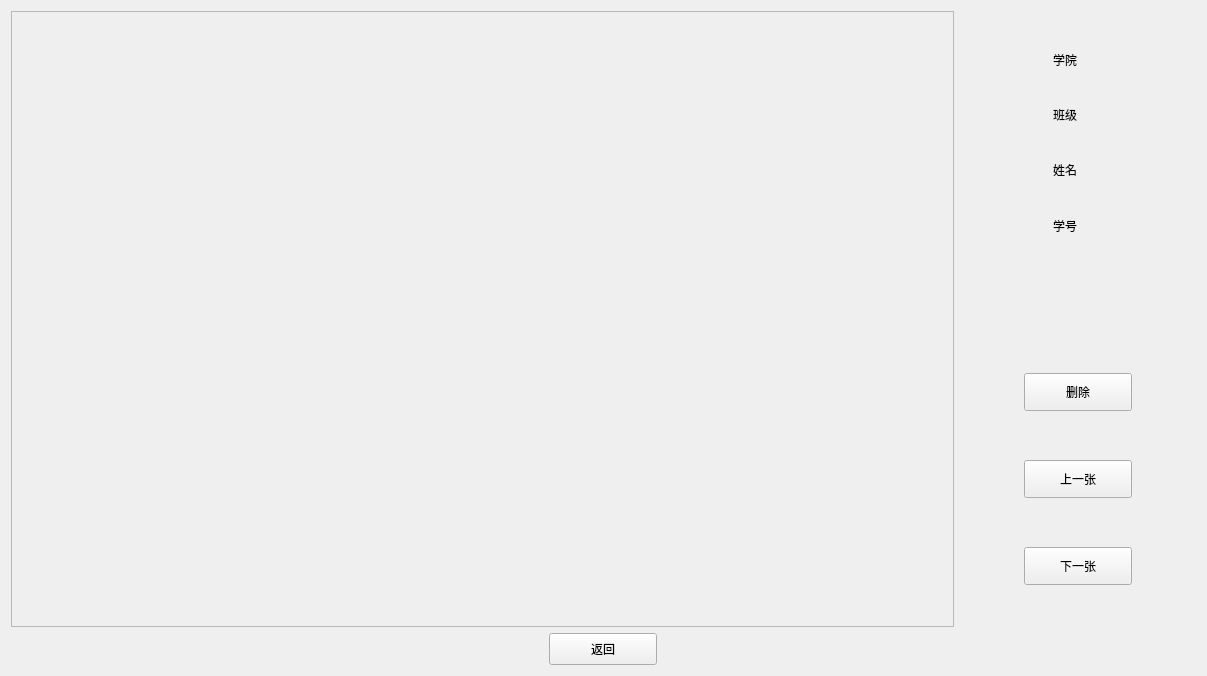
<?xml version="1.0" encoding="UTF-8"?>
<ui version="4.0">
 <class>Form</class>
 <widget class="QWidget" name="Form">
  <property name="geometry">
   <rect>
    <x>0</x>
    <y>0</y>
    <width>1207</width>
    <height>676</height>
   </rect>
  </property>
  <property name="sizePolicy">
   <sizepolicy hsizetype="Maximum" vsizetype="Preferred">
    <horstretch>0</horstretch>
    <verstretch>0</verstretch>
   </sizepolicy>
  </property>
  <property name="windowTitle">
   <string>Form</string>
  </property>
  <property name="styleSheet">
   <string notr="true">QLabel { width: 50px; qproperty-alignment: AlignCenter; }
QPushButton { min-width: 100px; min-height:30px  }</string>
  </property>
  <layout class="QVBoxLayout" name="verticalLayout_4">
   <item>
    <layout class="QVBoxLayout" name="verticalLayout_3">
     <item>
      <layout class="QHBoxLayout" name="horizontalLayout_8" stretch="8,2">
       <item>
        <widget class="QFrame" name="frame">
         <property name="frameShape">
          <enum>QFrame::StyledPanel</enum>
         </property>
         <property name="frameShadow">
          <enum>QFrame::Raised</enum>
         </property>
         <layout class="QVBoxLayout" name="verticalLayout_6" stretch="1,0">
          <item>
           <widget class="QLabel" name="label">
            <property name="sizePolicy">
             <sizepolicy hsizetype="Ignored" vsizetype="Ignored">
              <horstretch>0</horstretch>
              <verstretch>0</verstretch>
             </sizepolicy>
            </property>
            <property name="styleSheet">
             <string notr="true">QPushButton { min-width: 100px; }</string>
            </property>
            <property name="text">
             <string/>
            </property>
           </widget>
          </item>
          <item>
           <widget class="QLabel" name="current_index">
            <property name="minimumSize">
             <size>
              <width>30</width>
              <height>0</height>
             </size>
            </property>
            <property name="text">
             <string/>
            </property>
           </widget>
          </item>
         </layout>
        </widget>
       </item>
       <item>
        <layout class="QVBoxLayout" name="verticalLayout_2" stretch="0,1,0,0,0,1,0">
         <item>
          <spacer name="verticalSpacer_3">
           <property name="orientation">
            <enum>Qt::Vertical</enum>
           </property>
           <property name="sizeHint" stdset="0">
            <size>
             <width>20</width>
             <height>40</height>
            </size>
           </property>
          </spacer>
         </item>
         <item>
          <layout class="QVBoxLayout" name="verticalLayout_5" stretch="1,0,1,0,1,0,1,0">
           <property name="sizeConstraint">
            <enum>QLayout::SetMinimumSize</enum>
           </property>
           <item>
            <layout class="QHBoxLayout" name="horizontalLayout_12">
             <item>
              <widget class="QLabel" name="department">
               <property name="sizePolicy">
                <sizepolicy hsizetype="Maximum" vsizetype="Preferred">
                 <horstretch>0</horstretch>
                 <verstretch>0</verstretch>
                </sizepolicy>
               </property>
               <property name="minimumSize">
                <size>
                 <width>50</width>
                 <height>0</height>
                </size>
               </property>
               <property name="text">
                <string>学院</string>
               </property>
              </widget>
             </item>
            </layout>
           </item>
           <item>
            <spacer name="verticalSpacer_9">
             <property name="orientation">
              <enum>Qt::Vertical</enum>
             </property>
             <property name="sizeHint" stdset="0">
              <size>
               <width>20</width>
               <height>40</height>
              </size>
             </property>
            </spacer>
           </item>
           <item>
            <layout class="QHBoxLayout" name="horizontalLayout_11">
             <item>
              <widget class="QLabel" name="classname">
               <property name="sizePolicy">
                <sizepolicy hsizetype="Maximum" vsizetype="Preferred">
                 <horstretch>0</horstretch>
                 <verstretch>0</verstretch>
                </sizepolicy>
               </property>
               <property name="minimumSize">
                <size>
                 <width>50</width>
                 <height>0</height>
                </size>
               </property>
               <property name="text">
                <string>班级</string>
               </property>
              </widget>
             </item>
            </layout>
           </item>
           <item>
            <spacer name="verticalSpacer_10">
             <property name="orientation">
              <enum>Qt::Vertical</enum>
             </property>
             <property name="sizeHint" stdset="0">
              <size>
               <width>20</width>
               <height>40</height>
              </size>
             </property>
            </spacer>
           </item>
           <item>
            <layout class="QHBoxLayout" name="horizontalLayout_10">
             <item>
              <widget class="QLabel" name="name">
               <property name="sizePolicy">
                <sizepolicy hsizetype="Maximum" vsizetype="Preferred">
                 <horstretch>0</horstretch>
                 <verstretch>0</verstretch>
                </sizepolicy>
               </property>
               <property name="minimumSize">
                <size>
                 <width>50</width>
                 <height>0</height>
                </size>
               </property>
               <property name="text">
                <string>姓名</string>
               </property>
              </widget>
             </item>
            </layout>
           </item>
           <item>
            <spacer name="verticalSpacer_12">
             <property name="orientation">
              <enum>Qt::Vertical</enum>
             </property>
             <property name="sizeHint" stdset="0">
              <size>
               <width>20</width>
               <height>40</height>
              </size>
             </property>
            </spacer>
           </item>
           <item>
            <layout class="QHBoxLayout" name="horizontalLayout">
             <item>
              <widget class="QLabel" name="ID">
               <property name="sizePolicy">
                <sizepolicy hsizetype="Maximum" vsizetype="Preferred">
                 <horstretch>0</horstretch>
                 <verstretch>0</verstretch>
                </sizepolicy>
               </property>
               <property name="minimumSize">
                <size>
                 <width>50</width>
                 <height>0</height>
                </size>
               </property>
               <property name="text">
                <string>学号</string>
               </property>
              </widget>
             </item>
            </layout>
           </item>
           <item>
            <spacer name="verticalSpacer_13">
             <property name="orientation">
              <enum>Qt::Vertical</enum>
             </property>
             <property name="sizeHint" stdset="0">
              <size>
               <width>20</width>
               <height>40</height>
              </size>
             </property>
            </spacer>
           </item>
          </layout>
         </item>
         <item>
          <spacer name="verticalSpacer_5">
           <property name="orientation">
            <enum>Qt::Vertical</enum>
           </property>
           <property name="sizeHint" stdset="0">
            <size>
             <width>20</width>
             <height>40</height>
            </size>
           </property>
          </spacer>
         </item>
         <item>
          <layout class="QHBoxLayout" name="horizontalLayout_2" stretch="0">
           <property name="spacing">
            <number>0</number>
           </property>
           <property name="sizeConstraint">
            <enum>QLayout::SetMaximumSize</enum>
           </property>
           <item>
            <widget class="QLabel" name="label_6">
             <property name="text">
              <string/>
             </property>
            </widget>
           </item>
          </layout>
         </item>
         <item>
          <spacer name="verticalSpacer_6">
           <property name="orientation">
            <enum>Qt::Vertical</enum>
           </property>
           <property name="sizeHint" stdset="0">
            <size>
             <width>20</width>
             <height>40</height>
            </size>
           </property>
          </spacer>
         </item>
         <item>
          <layout class="QVBoxLayout" name="verticalLayout" stretch="1,0,1,0,1">
           <property name="sizeConstraint">
            <enum>QLayout::SetMinimumSize</enum>
           </property>
           <item>
            <layout class="QHBoxLayout" name="horizontalLayout_5" stretch="0,1">
             <item>
              <spacer name="verticalSpacer">
               <property name="orientation">
                <enum>Qt::Vertical</enum>
               </property>
               <property name="sizeType">
                <enum>QSizePolicy::Expanding</enum>
               </property>
               <property name="sizeHint" stdset="0">
                <size>
                 <width>0</width>
                 <height>0</height>
                </size>
               </property>
              </spacer>
             </item>
             <item>
              <widget class="QPushButton" name="delete_bt">
               <property name="sizePolicy">
                <sizepolicy hsizetype="Maximum" vsizetype="Fixed">
                 <horstretch>0</horstretch>
                 <verstretch>0</verstretch>
                </sizepolicy>
               </property>
               <property name="text">
                <string>删除</string>
               </property>
              </widget>
             </item>
            </layout>
           </item>
           <item>
            <spacer name="verticalSpacer_7">
             <property name="orientation">
              <enum>Qt::Vertical</enum>
             </property>
             <property name="sizeHint" stdset="0">
              <size>
               <width>20</width>
               <height>40</height>
              </size>
             </property>
            </spacer>
           </item>
           <item>
            <layout class="QHBoxLayout" name="horizontalLayout_4" stretch="0,1">
             <item>
              <spacer name="verticalSpacer_2">
               <property name="orientation">
                <enum>Qt::Vertical</enum>
               </property>
               <property name="sizeType">
                <enum>QSizePolicy::Expanding</enum>
               </property>
               <property name="sizeHint" stdset="0">
                <size>
                 <width>0</width>
                 <height>0</height>
                </size>
               </property>
              </spacer>
             </item>
             <item>
              <widget class="QPushButton" name="prev_bt">
               <property name="sizePolicy">
                <sizepolicy hsizetype="Maximum" vsizetype="Fixed">
                 <horstretch>0</horstretch>
                 <verstretch>0</verstretch>
                </sizepolicy>
               </property>
               <property name="text">
                <string>上一张</string>
               </property>
              </widget>
             </item>
            </layout>
           </item>
           <item>
            <spacer name="verticalSpacer_8">
             <property name="orientation">
              <enum>Qt::Vertical</enum>
             </property>
             <property name="sizeHint" stdset="0">
              <size>
               <width>20</width>
               <height>40</height>
              </size>
             </property>
            </spacer>
           </item>
           <item>
            <layout class="QHBoxLayout" name="horizontalLayout_3" stretch="0,1">
             <property name="sizeConstraint">
              <enum>QLayout::SetDefaultConstraint</enum>
             </property>
             <item>
              <spacer name="verticalSpacer_11">
               <property name="orientation">
                <enum>Qt::Vertical</enum>
               </property>
               <property name="sizeType">
                <enum>QSizePolicy::Expanding</enum>
               </property>
               <property name="sizeHint" stdset="0">
                <size>
                 <width>0</width>
                 <height>0</height>
                </size>
               </property>
              </spacer>
             </item>
             <item>
              <widget class="QPushButton" name="next_bt">
               <property name="sizePolicy">
                <sizepolicy hsizetype="Maximum" vsizetype="Fixed">
                 <horstretch>0</horstretch>
                 <verstretch>0</verstretch>
                </sizepolicy>
               </property>
               <property name="text">
                <string>下一张</string>
               </property>
              </widget>
             </item>
            </layout>
           </item>
          </layout>
         </item>
         <item>
          <spacer name="verticalSpacer_4">
           <property name="orientation">
            <enum>Qt::Vertical</enum>
           </property>
           <property name="sizeHint" stdset="0">
            <size>
             <width>20</width>
             <height>40</height>
            </size>
           </property>
          </spacer>
         </item>
        </layout>
       </item>
      </layout>
     </item>
     <item>
      <layout class="QHBoxLayout" name="horizontalLayout_6">
       <item>
        <widget class="QPushButton" name="back_bt">
         <property name="sizePolicy">
          <sizepolicy hsizetype="Maximum" vsizetype="Fixed">
           <horstretch>0</horstretch>
           <verstretch>0</verstretch>
          </sizepolicy>
         </property>
         <property name="text">
          <string>返回</string>
         </property>
        </widget>
       </item>
      </layout>
     </item>
    </layout>
   </item>
  </layout>
 </widget>
 <resources/>
 <connections/>
</ui>
